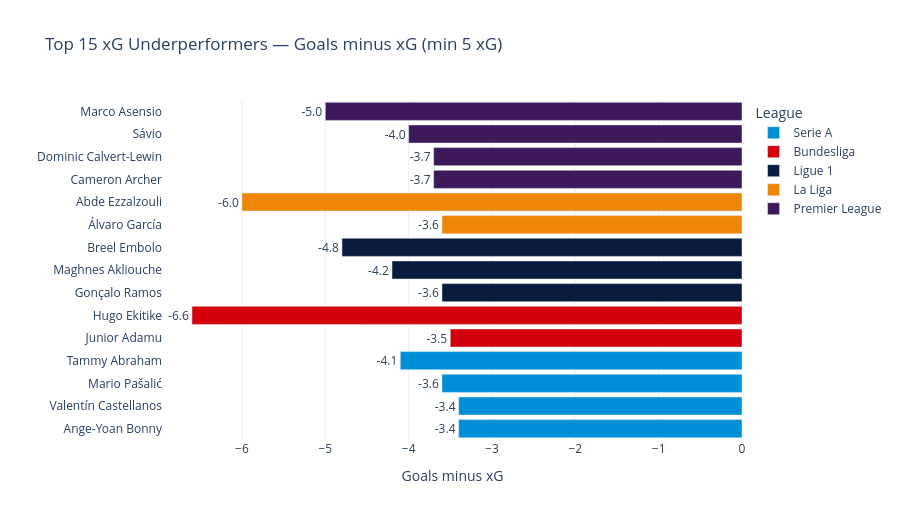

Write notebook code for a chart like this one.
### Code cell
# 4.3 Top 15 xG Underperformers (min 5 xG)
underperformers = xg_df[xg_df['xg'] >= 5].nsmallest(15, 'goals_vs_xg').sort_values('goals_vs_xg', ascending=False)

fig = px.bar(underperformers, x='goals_vs_xg', y='player_name', orientation='h',
             color='league', color_discrete_map=LEAGUE_COLORS,
             hover_data=['club', 'league', 'goals', 'xg', 'goals_vs_xg'],
             title='Top 15 xG Underperformers — Goals minus xG (min 5 xG)',
             labels={'goals_vs_xg': 'Goals minus xG', 'player_name': ''}, text='goals_vs_xg')
fig.update_traces(textposition='outside', texttemplate='%{text:.1f}')
fig.update_layout(height=520, plot_bgcolor='white',
                  xaxis=dict(showgrid=True, gridcolor='#f0f0f0'),
                  yaxis=dict(showgrid=False), legend_title='League')
fig.show()

### Figure 1 — Plotly figure (JSON) as saved in the notebook; plotly's stock layout.template omitted (floating-point values rounded to 4 significant figures)
{"data": [{"customdata": [["Parma", "Serie A", 6, 9.4], ["Lazio", "Serie A", 10, 13.4], ["Atalanta", "Serie A", 3, 6.6], ["Milan", "Serie A", 3, 7.1]], "hovertemplate": "league=%{customdata[1]}<br>Goals minus xG=%{text}<br>=%{y}<br>club=%{customdata[0]}<br>goals=%{customdata[2]}<br>xg=%{customdata[3]}<extra></extra>", "legendgroup": "Serie A", "marker": {"color": "#008fd7", "pattern": {"shape": ""}}, "name": "Serie A", "orientation": "h", "showlegend": true, "text": [-3.4, -3.4, -3.6, -4.1], "textposition": "outside", "texttemplate": "%{text:.1f}", "type": "bar", "x": [-3.4, -3.4, -3.6, -4.1], "xaxis": "x", "y": ["Ange-Yoan Bonny", "Valentín Castellanos", "Mario Pašalić", "Tammy Abraham"], "yaxis": "y"}, {"customdata": [["Freiburg", "Bundesliga", 2, 5.5], ["Eint Frankfurt", "Bundesliga", 15, 21.6]], "hovertemplate": "league=%{customdata[1]}<br>Goals minus xG=%{text}<br>=%{y}<br>club=%{customdata[0]}<br>goals=%{customdata[2]}<br>xg=%{customdata[3]}<extra></extra>", "legendgroup": "Bundesliga", "marker": {"color": "#d3010c", "pattern": {"shape": ""}}, "name": "Bundesliga", "orientation": "h", "showlegend": true, "text": [-3.5, -6.6], "textposition": "outside", "texttemplate": "%{text:.1f}", "type": "bar", "x": [-3.5, -6.6], "xaxis": "x", "y": ["Junior Adamu", "Hugo Ekitike"], "yaxis": "y"}, {"customdata": [["Paris S-G", "Ligue 1", 10, 13.6], ["Monaco", "Ligue 1", 5, 9.2], ["Monaco", "Ligue 1", 6, 10.8]], "hovertemplate": "league=%{customdata[1]}<br>Goals minus xG=%{text}<br>=%{y}<br>club=%{customdata[0]}<br>goals=%{customdata[2]}<br>xg=%{customdata[3]}<extra></extra>", "legendgroup": "Ligue 1", "marker": {"color": "#091c3e", "pattern": {"shape": ""}}, "name": "Ligue 1", "orientation": "h", "showlegend": true, "text": [-3.6, -4.2, -4.8], "textposition": "outside", "texttemplate": "%{text:.1f}", "type": "bar", "x": [-3.6, -4.2, -4.8], "xaxis": "x", "y": ["Gonçalo Ramos", "Maghnes Akliouche", "Breel Embolo"], "yaxis": "y"}, {"customdata": [["Rayo Vallecano", "La Liga", 4, 7.6], ["Betis", "La Liga", 2, 8]], "hovertemplate": "league=%{customdata[1]}<br>Goals minus xG=%{text}<br>=%{y}<br>club=%{customdata[0]}<br>goals=%{customdata[2]}<br>xg=%{customdata[3]}<extra></extra>", "legendgroup": "La Liga", "marker": {"color": "#ee8707", "pattern": {"shape": ""}}, "name": "La Liga", "orientation": "h", "showlegend": true, "text": [-3.6, -6.0], "textposition": "outside", "texttemplate": "%{text:.1f}", "type": "bar", "x": [-3.6, -6.0], "xaxis": "x", "y": ["Álvaro García", "Abde Ezzalzouli"], "yaxis": "y"}, {"customdata": [["Southampton", "Premier League", 2, 5.7], ["Everton", "Premier League", 3, 6.7], ["Manchester City", "Premier League", 1, 5], ["Aston Villa", "Premier League", 5, 10]], "hovertemplate": "league=%{customdata[1]}<br>Goals minus xG=%{text}<br>=%{y}<br>club=%{customdata[0]}<br>goals=%{customdata[2]}<br>xg=%{customdata[3]}<extra></extra>", "legendgroup": "Premier League", "marker": {"color": "#3d195b", "pattern": {"shape": ""}}, "name": "Premier League", "orientation": "h", "showlegend": true, "text": [-3.7, -3.7, -4.0, -5.0], "textposition": "outside", "texttemplate": "%{text:.1f}", "type": "bar", "x": [-3.7, -3.7, -4.0, -5.0], "xaxis": "x", "y": ["Cameron Archer", "Dominic Calvert-Lewin", "Sávio", "Marco Asensio"], "yaxis": "y"}], "layout": {"barmode": "relative", "height": 520, "legend": {"title": {"text": "League"}, "tracegroupgap": 0}, "plot_bgcolor": "white", "title": {"text": "Top 15 xG Underperformers — Goals minus xG (min 5 xG)"}, "xaxis": {"anchor": "y", "domain": [0, 1], "gridcolor": "#f0f0f0", "showgrid": true, "title": {"text": "Goals minus xG"}}, "yaxis": {"anchor": "x", "domain": [0, 1], "showgrid": false, "title": {"text": ""}}}}
